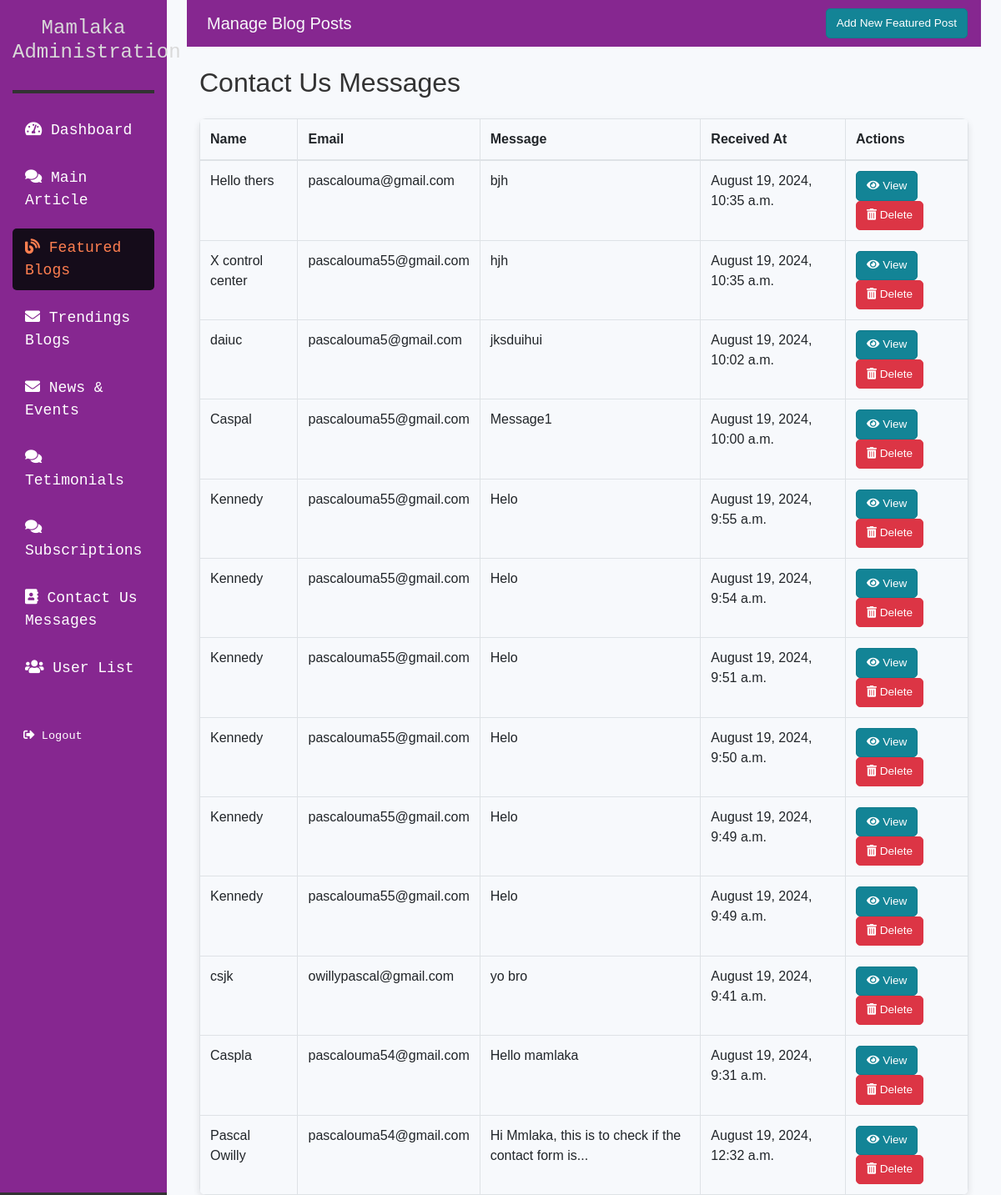
The app's page /contact-us/ (signed in), older data.
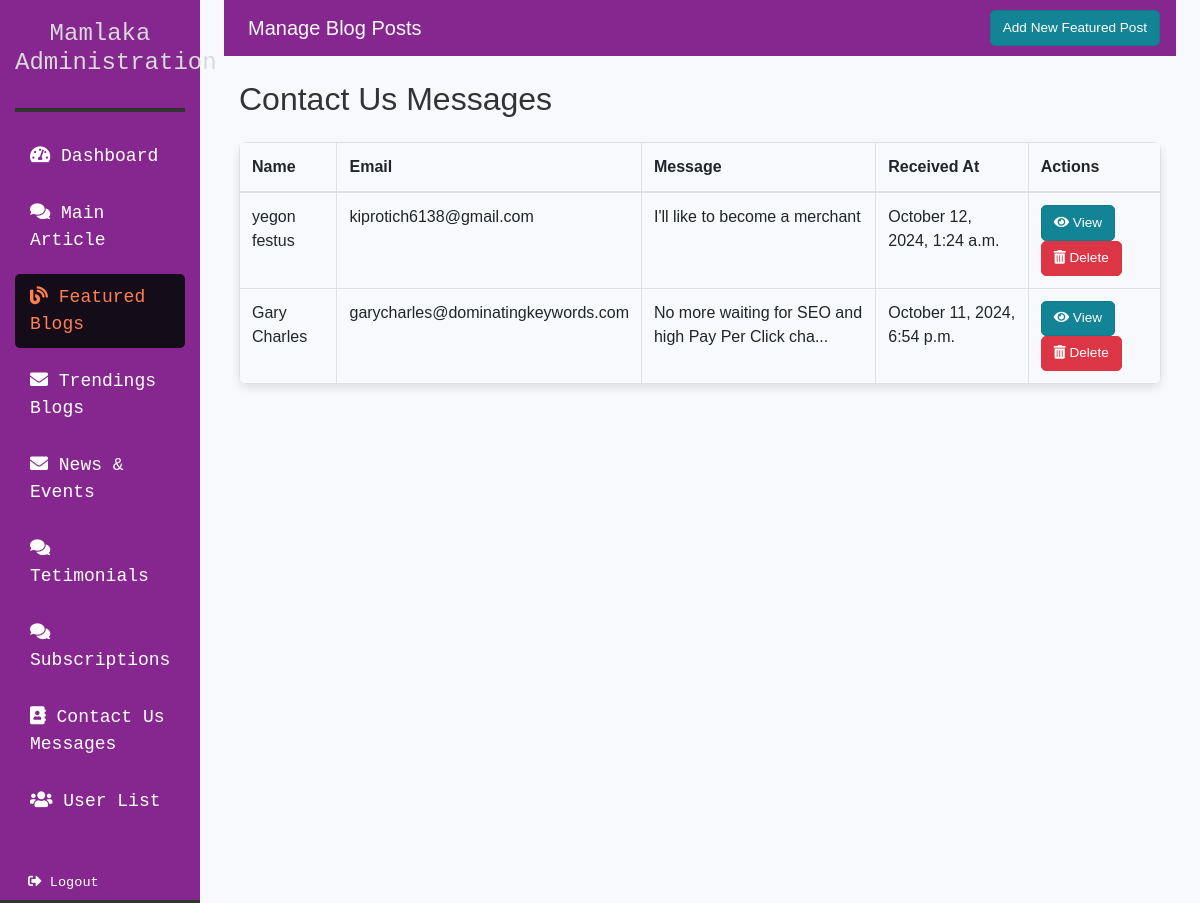
The same page, newer data.
### blog/models.py (models this page shows, shortened)
class ContactUs(models.Model):
    name = models.CharField(max_length=100)
    email = models.EmailField()
    message = models.TextField()
    created_at = models.DateTimeField(auto_now_add=True)

### blog/template_views.py (the view)
# urls.py: path('contact-us/', template_views.contact_us_list, name='contact_us_list'),
@login_required
def contact_us_list(request):
    messages = ContactUs.objects.all().order_by('-created_at')
    return render(request, 'contact_us_list.html', {'messages': messages})

### templates/contact_us_list.html
{% extends "base.html" %}
{% block content %}
<div class="container mt-4">
    <h2 class="mb-4">Contact Us Messages</h2>
    <div class="table-responsive">
        <table class="table table-bordered table-hover">
            <thead>
                <tr>
                    <th>Name</th>
                    <th>Email</th>
                    <th>Message</th>
                    <th>Received At</th>
                    <th>Actions</th>
                </tr>
            </thead>
            <tbody>
                {% for message in messages %}
                <tr>
                    <td>{{ message.name }}</td>
                    <td>{{ message.email }}</td>
                    <td>{{ message.message|slice:":50" }}{% if message.message|length > 50 %}...{% endif %}</td>
                    <td>{{ message.created_at|date:"F j, Y, g:i a" }}</td>
                    <td>
                        <a href="{% url 'contact_us_detail' message.id %}" class="btn btn-info btn-sm">
                            <i class="fas fa-eye"></i> View
                        </a>
                        <a href="{% url 'contact_us_delete' message.id %}" class="btn btn-danger btn-sm">
                            <i class="fas fa-trash-alt"></i> Delete
                        </a>
                    </td>
                </tr>
                {% empty %}
                <tr>
                    <td colspan="5" class="text-center">No messages found</td>
                </tr>
                {% endfor %}
            </tbody>
        </table>
    </div>
</div>
{% endblock %}

### templates/base.html (shortened to what this page needs)
<!DOCTYPE html>
<html lang="en">
  <head>
    <link
      href="https://stackpath.bootstrapcdn.com/bootstrap/4.5.2/css/bootstrap.min.css"
      rel="stylesheet"
    />
    <link
      href="https://cdnjs.cloudflare.com/ajax/libs/font-awesome/5.15.3/css/all.min.css"
      rel="stylesheet"
    />
  </head>
  <body>
    <div class="container-fluid">
      <div class="row">
        <nav
          id="sidebar"
          class="col-md-3 col-lg-2 d-md-block sidebar bg-dark text-white"
          style="z-index: 2; width: 100%"
        >
          <div class="position-sticky">
            <a href="/">
              <h4 class="text-center">Mamlaka Administration</h4>
            </a>
            <hr id="line" />
            <ul class="nav flex-column">
              <li class="nav-item">
                <a class="nav-link" href="/">
                  <i class="fas fa-tachometer-alt"></i> Dashboard
                </a>
              </li>
              <li class="nav-item">
                <a class="nav-link" href="{% url 'main_article_list' %}">
                  <i class="fas fa-comments"></i> Main Article
                </a>
              </li>
              <li class="nav-item">
                <a class="nav-link active" href="{% url 'feature_news_list' %}">
                  <i class="fas fa-blog"></i> Featured Blogs
                </a>
              </li>
              <li class="nav-item">
                <a class="nav-link" href="{% url 'trending_news_list' %}">
                  <i class="fas fa-envelope"></i> Trendings Blogs
                </a>
              </li>
              <li class="nav-item">
                <a class="nav-link" href="{% url 'event_list' %}">
                  <i class="fas fa-envelope"></i> News & Events
                </a>
              </li>
              <li class="nav-item">
                <a class="nav-link" href="{% url 'testimonial_list' %}">
                  <i class="fas fa-comments"></i> Tetimonials
                </a>
              </li>
              <li class="nav-item">
                <a class="nav-link" href="{% url 'subscription_list' %}">
                  <i class="fas fa-comments"></i> Subscriptions
                </a>
              </li>
              <li class="nav-item">
                <a class="nav-link" href="{% url 'contact_us_list' %}">
                  <i class="fas fa-address-book"></i> Contact Us Messages
                </a>
              </li>
              <li class="nav-item">
                <a class="nav-link" href="{% url 'user_list' %}">
                  <i class="fas fa-users"></i> User List
                </a>
              </li>
              <li class="nav-item">
                <form
                  action="{% url 'logout' %}"
                  method="post"
                  style="display: inline"
                >
                  <button type="submit" class="btn btn-link text-white">
                    <i class="fas fa-sign-out-alt"></i> Logout
                  </button>
                </form>
              </li>
            </ul>
          </div>
        </nav>
        <main
          role="main"
          class="col-md-9 ms-sm-auto col-lg-10 px-4"
          id="content"
        >
          <nav
            class="navbar navbar-expand-lg navbar-light"
            style="background-color: #862790"
          >
            <a class="navbar-brand ml-2 text-light" href="#"
              >Manage Blog Posts</a
            >
            <div class="collapse navbar-collapse">
              <ul class="navbar-nav ml-auto">
                <li class="nav-item">
                  <a
                    href="{% url 'feature_news_create' %}"
                    class="btn btn-info btn-sm ml-2"
                  >
                    Add New Featured Post
                  </a>
                </li>
              </ul>
            </div>
          </nav>
          {% block content %}{% endblock %}
        </main>
      </div>
    </div>
  </body>
</html>

### templates/base.html (style rules this page uses)
#sidebar { background-color: #862790 !important; padding-top: 20px; min-height: 100vh; color: #ffffff; transition: transform 0.3s ease-in-out; font-family: "Courier New", Courier, monospace; border-bottom: 3px solid #333 !important; }
.btn-info { background-color: #138496; border-color: #117a8b; box-shadow: 2px solid #333; }
#sidebar h4 { font-size: 24px; margin-bottom: 30px; color: #d9d9d9; }
#line { background-color: #333; height: 3px; }
#sidebar .nav-link { color: #ffffff; font-size: 18px; padding: 10px 15px; margin: 5px 0; border-radius: 5px; }
#sidebar .nav-link.active, #sidebar .nav-link:hover { background-color: #150c1a; color: #ff7f50; }
body { background-color: #f7f9fc; color: #333; font-family: Arial, sans-serif; }
a.btn-info { background-color: #138496; border-color: #117a8b; }
.table-responsive { border-radius: 8px; overflow: hidden; box-shadow: 0 4px 8px rgba(0, 0, 0, 0.1); }
.table { margin-bottom: 0; }
.btn { font-size: 0.85rem; transition: all 0.3s ease; border-radius: 5px; }
.btn-sm { padding: 0.4rem 0.75rem; }
ul { padding-left: 1.2em; }

Row changes from the older to the newer data that the page shows:
removed ContactUs: name "Hello thers", email "pascalouma@gmail.com", message "bjh", created_at "August 19, 2024, 10:35 a.m."
removed ContactUs: name "X control center", email "pascalouma55@gmail.com", message "hjh", created_at "August 19, 2024, 10:35 a.m."
removed ContactUs: name "daiuc", email "pascalouma5@gmail.com", message "jksduihui", created_at "August 19, 2024, 10:02 a.m."
removed ContactUs: name "Caspal", email "pascalouma55@gmail.com", message "Message1", created_at "August 19, 2024, 10:00 a.m."
removed ContactUs: name "Kennedy", email "pascalouma55@gmail.com", message "Helo", created_at "August 19, 2024, 9:55 a.m."
removed ContactUs: name "Kennedy", email "pascalouma55@gmail.com", message "Helo", created_at "August 19, 2024, 9:54 a.m."
removed ContactUs: name "Kennedy", email "pascalouma55@gmail.com", message "Helo", created_at "August 19, 2024, 9:51 a.m."
removed ContactUs: name "Kennedy", email "pascalouma55@gmail.com", message "Helo", created_at "August 19, 2024, 9:50 a.m."
removed ContactUs: name "Kennedy", email "pascalouma55@gmail.com", message "Helo", created_at "August 19, 2024, 9:49 a.m."
removed ContactUs: name "Kennedy", email "pascalouma55@gmail.com", message "Helo", created_at "August 19, 2024, 9:49 a.m."
removed ContactUs: name "csjk", email "owillypascal@gmail.com", message "yo bro", created_at "August 19, 2024, 9:41 a.m."
removed ContactUs: name "Caspla", email "pascalouma54@gmail.com", message "Hello mamlaka", created_at "August 19, 2024, 9:31 a.m."
removed ContactUs: name "Pascal Owilly", email "pascalouma54@gmail.com", message "Hi Mmlaka, this is to check if the contact form is", created_at "August 19, 2024, 12:32 a.m."
added ContactUs: name "yegon festus", email "kiprotich6138@gmail.com", message "I'll like to become a merchant", created_at "October 12, 2024, 1:24 a.m."
added ContactUs: name "Gary Charles", email "garycharles@dominatingkeywords.com", message "No more waiting for SEO and high Pay Per Click cha", created_at "October 11, 2024, 6:54 p.m."
